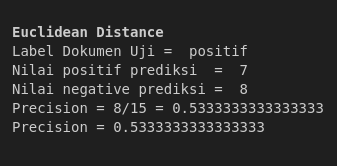
#> input picture Euclidean_Distance.png, 337 x 166 px
$ jupyter execute --allow-errors 'Preprocessing, TF_IDF, Euclidean Distance and Cosine Similarity.ipynb'
#> lines starting #> are read from the running program, lines starting #| are printed output that depends on the picture
# Text Extraction

Dataset ini merupakan kumpulan data review pelanggan terkait handphone yang dikumpulkan secara manual dari platform shopee dan tokopedia. Terdapat beberapa proses yang dilakukan seperti <b>Pengumpulan Dataset</b>, <b>Data Preprocessing</b>, <b>TF-IDF Processing</b> dan <b>Distance calculation</b>.

## Daftar Isi
* [Preprocessing](##Preprocessing)
    * [Import Library](###Import-Library)
    * [Load Dataset](###Load-Data)
    * [Case Folding](###Case-Folding)
    * [Preprocessing Function](###Preprocessing-Function)

#
* [TF-IDF](##Term-Frequency-Inverse-Document-Frequency)
    * [Compute Function](#bagian_2_1)
    * [Result](#bagian_2_2)
    * [Evaluation](#bagian_2_2)
#
* [Save Feature To CSV](##Save-TF-IDF-Feature-To-CSV)
* [Evaluation Precision](###Evaluation-(Precision))
* [Euclidean](##Euclidean-Distance)
* [Cosine Similarity](##Cosine-Similarity)

## Preprocessing

### Import Library

---

**Padas** = digunakan untuk manipulasi dan analisis data tabular, seperti spreadsheet <br/>
**math** = berisi fungsi matematika <br/>
**matplotlib.pyplot** = digunakan untuk membuat visulisasi grafik dan plot dta <br/>
**numpy** = digunakan untuk komputasi numberik dan bekerja dengan array dan matriks <br/>
**nltk.corpus import stopwords** = mengimpor modul stopwords dari pustaka Natural Language Toolkit (NLTK). NLTK adalah pustaka yang digunakan untuk pemrosesan bahasa alami. stopwords adalah kata-kata umum yang sering dihapus dalam analisis teks karena mereka tidak membawa banyak informasi. <br/>
**Sastrawi.Stemmer.StemmerFactory import StemmerFactory** = mengimpor pustaka Sastrawi, yang digunakan untuk melakukan stemming dalam bahasa Indonesia. Stemming adalah proses mengubah kata-kata menjadi bentuk dasar atau kata dasar mereka.

[cell 1]
import pandas as pd
import math
from nltk.corpus import stopwords
from Sastrawi.Stemmer.StemmerFactory import StemmerFactory

### Load Data

membaca data dari file CSV "review_handphone4.csv" ke dalam sebuah DataFrame dan kemudian menampilkan 10 baris pertama dari DataFrame tersebut sebagai output.

#> (a cell that did not finish here is left out)

### Case Folding

kode berikut digunakan digunakan untuk mengubah semua teks dalam kolom "label" dan "review" DataFrame review_handphone menjadi huruf kecil (lowercase) menggunakan perulangan "for".

#> (a cell that did not finish here is left out)

#> (a cell that did not finish here is left out)

[cell 5]
# !pip install Sastrawi

[cell 6]
# import nltk
# nltk.download("book")

fungsi 'ganti_isi_column' ini bertujuan untuk mengganti isi dari 'data_lama' dengan isi dari 'data_baru'

[cell 7]
# [4 lines left out: function ganti_isi_column, not called in this run]

### Preprocessing Function

Kode berikut digunakan untuk memberisikan dan memproses teks dalam 'document_to_be_scored' dengan beberapa langkah, seperti tokenisasi, penghapusan stopwords, dan stemming menggunakan pustaka Sastrawi.
- Tokenisasi adalah proses membagi teks menjadi unit-unit yang lebih kecil, seperti kata-kata atau frasa, yang disebut sebagai "token."
- Stopwords adalah kata-kata yang umumnya dianggap tidak memiliki makna yang signifikan dalam analisis teks dan sering dihapus.
- Stemming adalah proses mengubah kata-kata ke bentuk dasarnya atau kata dasar.

[cell 8]
# [53 lines left out: function preprocessing, not called in this run]

#> (a cell that did not finish here is left out)

#> (a cell that did not finish here is left out)

## Term Frequency-Inverse Document Frequency

TF-IDF adalah teknik yang digunakan dalam pemrosesan bahasa alami dan pengelolaan informasi untuk mengukur pentingnya sebuah kata dalam konteks koleksi dokumen. Berikut adalah langkah-langkahnya
- Fungsi tokenize(document) digunakan untuk memecah dokumen menjadi token-token. Ini dilakukan dengan mengubah teks menjadi huruf kecil (lowercase) dan kemudian memisahkan teks berdasarkan spasi.
- sebuah set vocabulary yang akan digunakan untuk menyimpan seluruh kata unik yang muncul dalam koleksi dokumen.
- mengurutkan seluruh kata dalam vocabulary
- Menghitung TF (Term Frequency)
- Menghitung IDF (Inverse Document Frequency)
- Menghitung TF-IDF
- Fungsi compute_tfidf mengembalikan empat nilai: vocabulary (kosa kata), tf_matrix (matriks TF), idf (nilai IDF), dan tfidf_matrix (matriks TF-IDF).

[cell 11]
# [39 lines left out: function compute_tfidf, not called in this run]

#> (a cell that did not finish here is left out)

## Save TF-IDF Feature to CSV

kode berikut adalah implementasi untuk menyimpan matriks TF-IDF ke dalam sebuah file CSV.

[cell 13]
import math
import csv

csv_file_path = 'tfidf_features.csv'

# Save the TF-IDF matrix to a CSV file
#> (the rest of this cell did not finish here and is left out)

### Evaluation (Precision)

[cell 14]
# [11 lines left out: function precision, not called in this run]

## Euclidean Distance

Euclidean distance (jarak Euclidean) adalah metrik atau ukuran jarak yang paling umum digunakan dalam geometri. Ini mengukur jarak antara dua titik dalam ruang Euclidean tiga dimensi atau lebih. Semakin kecil nilai jarak Euclidean antara dua titik, semakin dekat atau mirip kedua titik tersebut. langkah sebagai berikut:
- pada kode dibawah digunakan index 23 sebagai refrensi untuk mengukur kemiripan
- selanjutnya dihitung jarak euclidean antara dua vektor yaitu index 23 dan setiap data dari hasil tfidf
- data dengan nilai euclidean terkecil akan di urutkan dan ditampilkan dari yang terkecil
- function precision() digunakan untuk menghitung presisi berdasarkan dokumen positif atau negatif yang dicetak. Presisi diukur sebagai jumlah dokumen positif atau negatif yang dicetak dibagi oleh limit.

Hasil dari kode ini adalah mencari dan mencetak dokumen-dokumen yang paling mirip dengan dokumen referensi (dengan batasan limit) berdasarkan jarak Euclidean. Presisi mengukur sejauh mana dokumen yang dicetak benar-benar relevan dengan dokumen referensi.

[cell 15]
import pandas as pd
import numpy as np

index_document = 23

# Baca file CSV yang berisi fitur TF-IDF
#> (the rest of this cell did not finish here and is left out)

## Cosine Similarity

Cosine similarity mengukur sudut antara dua vektor dalam ruang berdimensi banyak, dan bukan jarak antara dua vektor. Semakin kecil sudut antara vektor-vektor tersebut, semakin mirip atau mendekati satu (kemiripan sempurna) nilainya.

#> (a cell that did not finish here is left out)

Hasil dari kode dibawah adalah teks dalam variabel 'query' yang telah dibersihkan dari bentuk kata-kata yang bervariasi dan telah diubah menjadi bentuk dasarnya menggunakan stemming.

[cell 17]
from Sastrawi.Stemmer.StemmerFactory import StemmerFactory
#> (the rest of this cell did not finish here and is left out)

Fungsi compute_cosine_similarity digunakan untuk mengukur sejauh mana dua teks serupa dalam hal konten. Semakin tinggi nilai kemiripan kosinus, semakin serupa kedua teks tersebut. Nilai akan berada dalam rentang [0, 1], di mana 0 menunjukkan ketidakmiripan dan 1 menunjukkan kemiripan sempurna.

[cell 18]
import numpy as np
from sklearn.feature_extraction.text import TfidfVectorizer
from sklearn.metrics.pairwise import cosine_similarity

# Mengembalikan nilai cosine similarity dari dua teks yang diberikan
# [14 lines left out: function compute_cosine_similarity, not called in this run]

Kode dibawah akan mencari dan menampilkan dokumen-dokumen yang paling relevan dengan teks query berdasarkan nilai kemiripan kosinus (cosine similarity) antara query dan ulasan-ulasan handphone dalam review_handphone.

[cell 19]
similarity = {}
i =0

#> (the rest of this cell did not finish here and is left out)

## Analisis Performa

[cell 20]
import matplotlib.pyplot as plt
import matplotlib.image as mpimg

# Baca empat gambar yang ingin ditampilkan
gambar1 = mpimg.imread('./Euclidean_Distance.png')
#> gambar1 is the input picture: shape (166, 337, 4) float32; mean R, G, B, A 0.165, 0.165, 0.165, 1
gambar2 = mpimg.imread('./Cosine_Similarity.png')
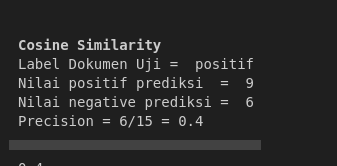
#> input picture Cosine_Similarity.png, 337 x 166 px
#> gambar2 is the input picture: shape (166, 337, 4) float32; mean R, G, B, A 0.158, 0.158, 0.158, 1
gambar3 = mpimg.imread('./Euclidean_result.png')
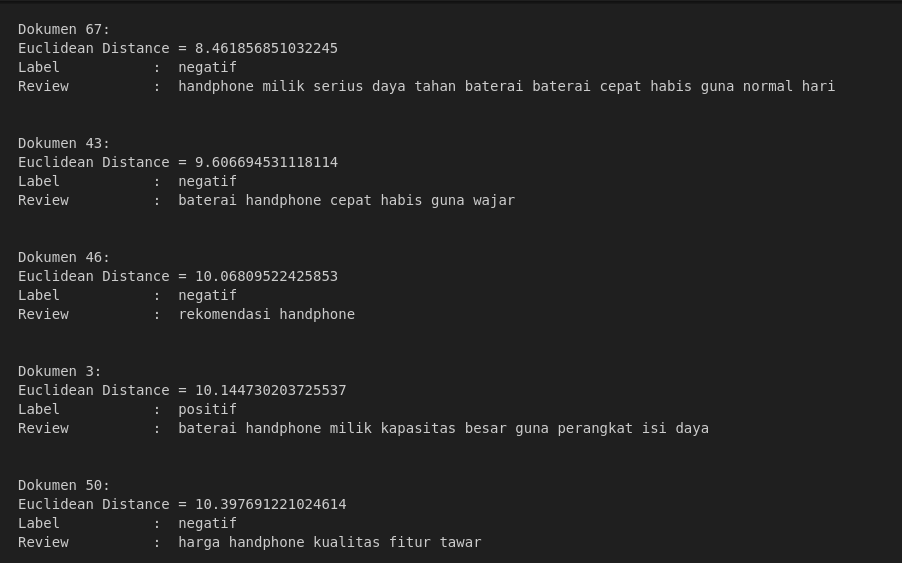
#> input picture Euclidean_result.png, 902 x 563 px
#> gambar3 is the input picture: shape (563, 902, 4) float32; mean R, G, B, A 0.138, 0.138, 0.138, 1
gambar4 = mpimg.imread('./Cosine_Result.png')
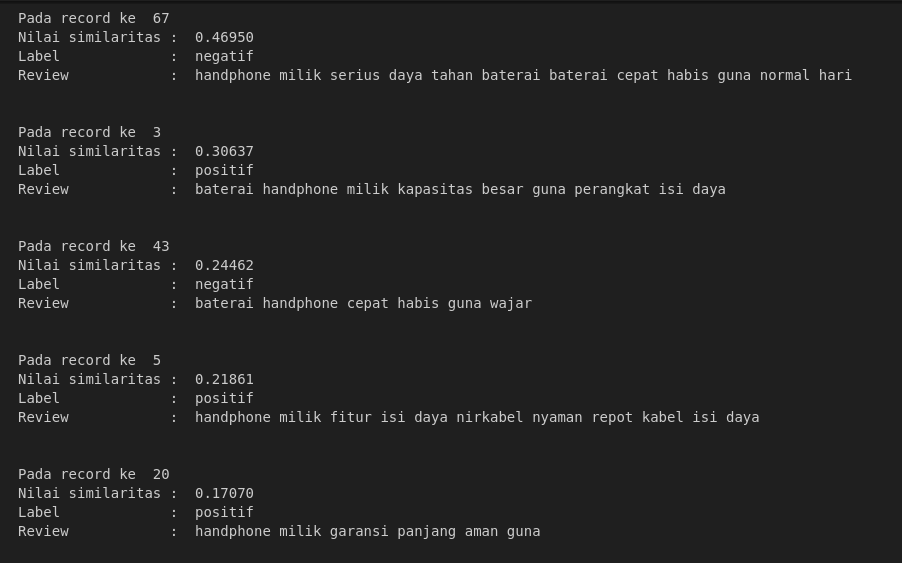
#> input picture Cosine_Result.png, 902 x 563 px
#> gambar4 is the input picture: shape (563, 902, 4) float32; mean R, G, B, A 0.138, 0.138, 0.138, 1

# Buat plot dengan empat subplot secara bersebelahan
plt.figure(figsize=(12, 8))  # Atur ukuran figur

# Subplot pertama (kiri atas)
plt.subplot(2, 2, 1)  # 2 baris, 2 kolom, subplot pertama
plt.imshow(gambar1)
plt.title('Euclidean Distance (Doc 23)')

# Subplot kedua (kanan atas)
plt.subplot(2, 2, 2)  # 2 baris, 2 kolom, subplot kedua
plt.imshow(gambar2)
plt.title('Cosine Similarity (Doc 23)')

# Subplot ketiga (kiri bawah)
plt.subplot(2, 2, 3)  # 2 baris, 2 kolom, subplot ketiga
plt.imshow(gambar3)
plt.title('Euclidean Result (5 teratas)')

# Subplot keempat (kanan bawah)
plt.subplot(2, 2, 4)  # 2 baris, 2 kolom, subplot keempat
plt.imshow(gambar4)
plt.title('Cosine Result (5 teratas)')

# Atur jarak antara subplot
plt.tight_layout()

# Tampilkan plot
plt.show()
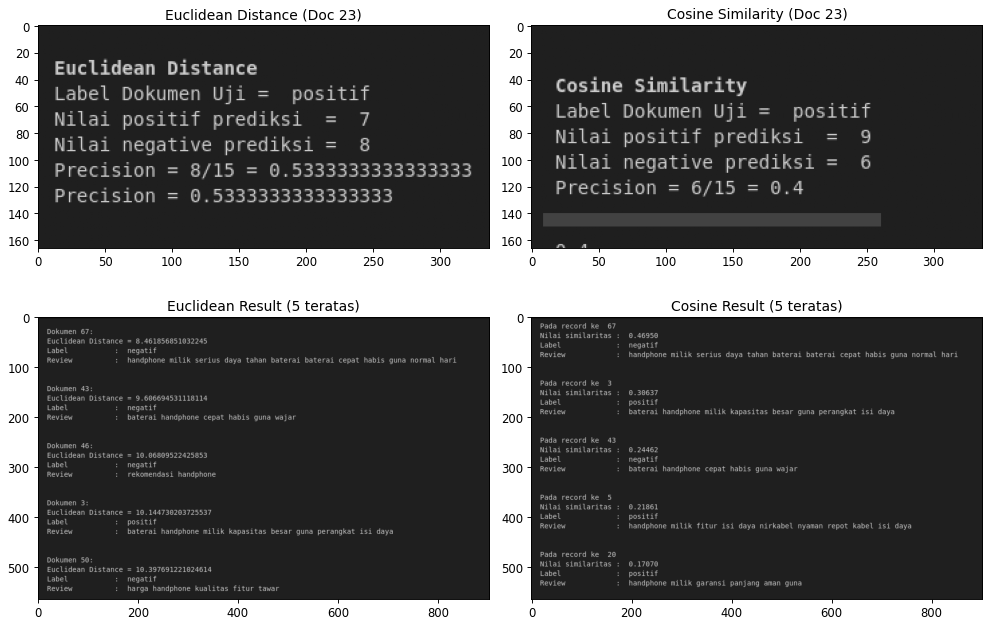
#> figure drawn by matplotlib, 4 panels
